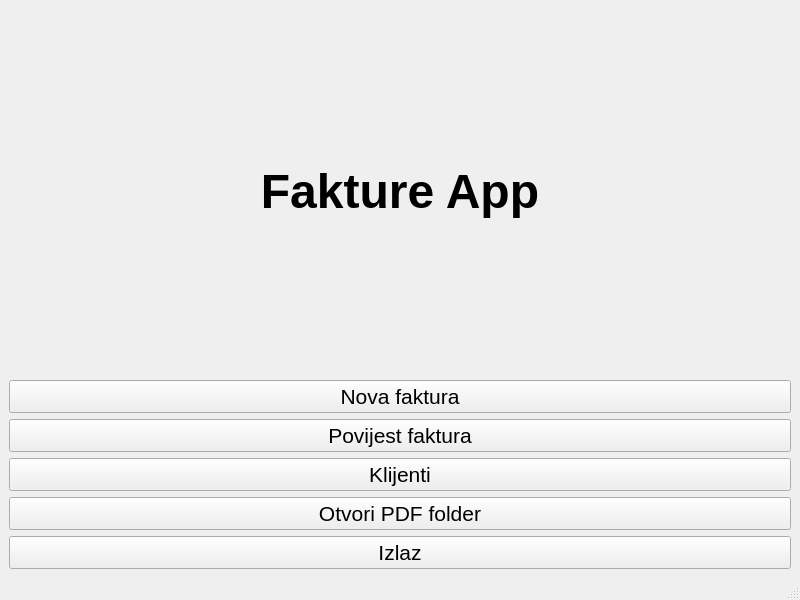
<?xml version="1.0" encoding="UTF-8"?>
<ui version="4.0">
 <class>MainWindow</class>
 <widget class="QMainWindow" name="MainWindow">
  <property name="geometry">
   <rect>
    <x>0</x>
    <y>0</y>
    <width>800</width>
    <height>600</height>
   </rect>
  </property>
  <property name="windowTitle">
   <string>Fakture App</string>
  </property>
  <widget class="QWidget" name="centralwidget">
   <layout class="QVBoxLayout" name="verticalLayout">
    <item>
     <widget class="QLabel" name="label">
      <property name="font">
       <font>
        <pointsize>36</pointsize>
        <weight>75</weight>
        <bold>true</bold>
       </font>
      </property>
      <property name="text">
       <string>Fakture App</string>
      </property>
      <property name="alignment">
       <set>Qt::AlignmentFlag::AlignCenter</set>
      </property>
     </widget>
    </item>

    <item>
     <widget class="QPushButton" name="novaFakturaButton">
      <property name="font">
       <font>
        <pointsize>16</pointsize>
       </font>
      </property>
      <property name="text">
       <string>Nova faktura</string>
      </property>
     </widget>
    </item>

     <item>
     <widget class="QPushButton" name="povijestFakturaButton">
      <property name="font">
       <font>
        <pointsize>16</pointsize>
       </font>
      </property>
      <property name="text">
       <string>Povijest faktura</string>
      </property>
     </widget>
    </item>
    
    <item>
     <widget class="QPushButton" name="clientsButton">
      <property name="font">
       <font>
        <pointsize>16</pointsize>
       </font>
      </property>
      <property name="text">
       <string>Klijenti</string>
      </property>
     </widget>
    </item>

    <item>
    <widget class="QPushButton" name="openPdfFolderButton">
    <property name="font">
    <font>
        <pointsize>16</pointsize>
    </font>
    </property>
    <property name="text">
    <string>Otvori PDF folder</string>
    </property>
    </widget>
    </item>


    <item>
     <widget class="QPushButton" name="exitButton">
      <property name="font">
       <font>
        <pointsize>16</pointsize>
       </font>
      </property>
      <property name="text">
       <string>Izlaz</string>
      </property>
     </widget>
    </item>

   </layout>
  </widget>

  <widget class="QMenuBar" name="menubar"/>
  <widget class="QStatusBar" name="statusbar"/>
 </widget>
 <resources/>
 <connections/>
</ui>
